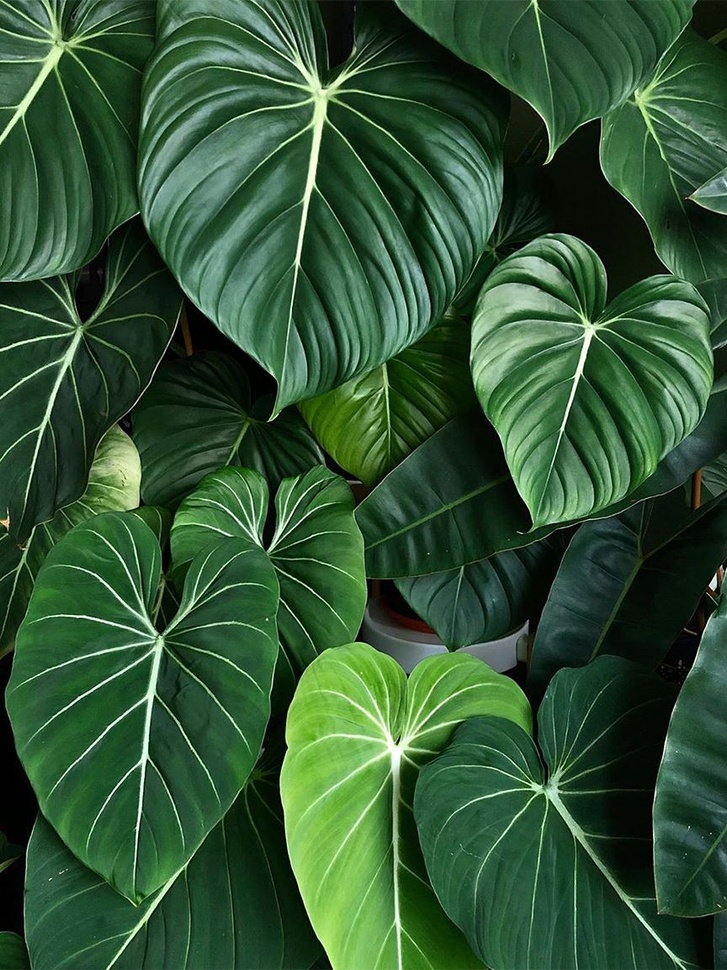
#> input picture daun.jpg, 727 x 970 px, shrunk from 864 x 1153 before the run
$ python metodehistogram.py
#> lines starting #> are read from the running program, lines starting #| are printed output that depends on the picture
import cv2
import numpy as np
from matplotlib import pyplot as plt

# Load the image
img = cv2.imread('daun.jpg', 0)
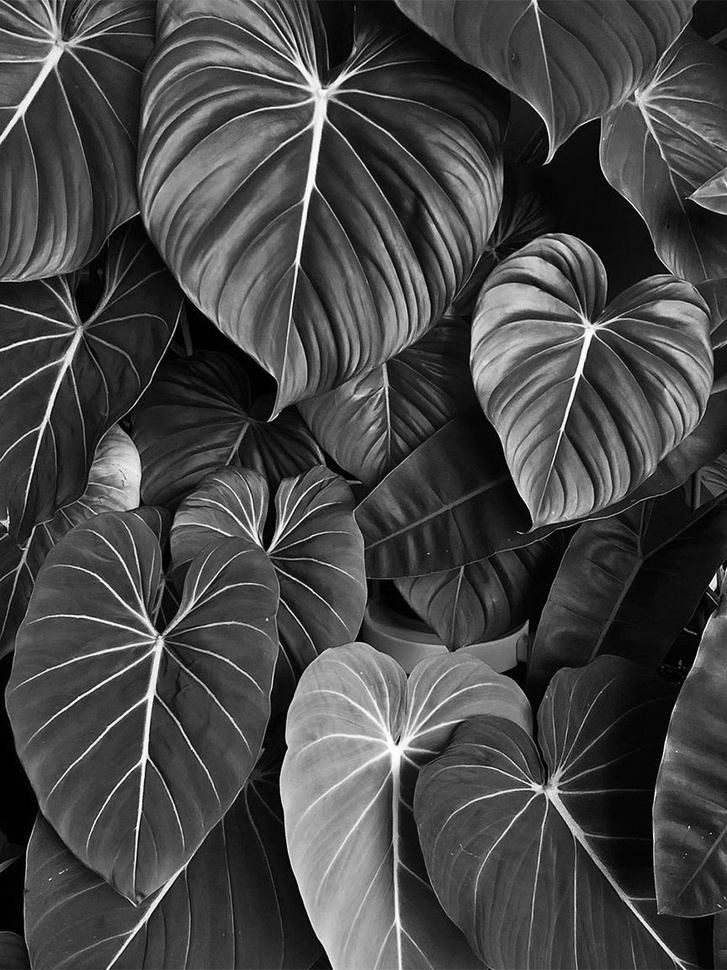
#> img: shape (970, 727); min 0, max 255, mean 70.7

# Calculate the histogram using cv2.calcHist()
hist, bins = np.histogram(img.ravel(), 256, [0, 256])
#> hist = 256 values, max 8491 at index 63, min 52 at index 255, mean 2754.6; bins = 257 values from 0 to 256

# Display the original and equalized images side by side
fig, axs = plt.subplots(1, 2, figsize=(10, 5))
axs[0].imshow(img, cmap='gray')
axs[0].set_title('Original Image')
axs[1].imshow(img, cmap='gray')
axs[1].set_title('Equalized Image')
plt.show()
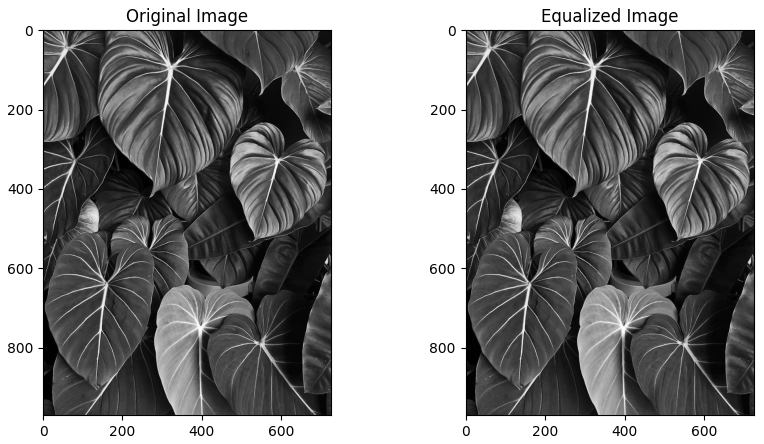
#> figure drawn by matplotlib, 2 panels

# Plot the histogram using matplotlib
plt.hist(img.ravel(), 256, [0, 256])
plt.title('Histogram')
plt.xlabel('Intensity')
plt.ylabel('Frequency')
plt.show()
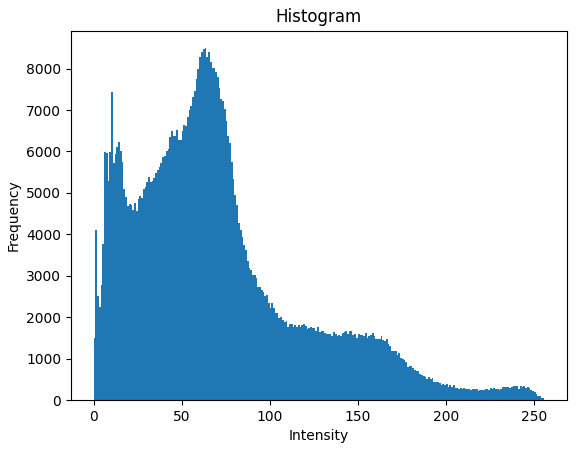
#> figure drawn by matplotlib, 1 panel; tallest bar 8491 high, from x = 63 to 64

$ run again, with anjing.jpg copied over daun.jpg
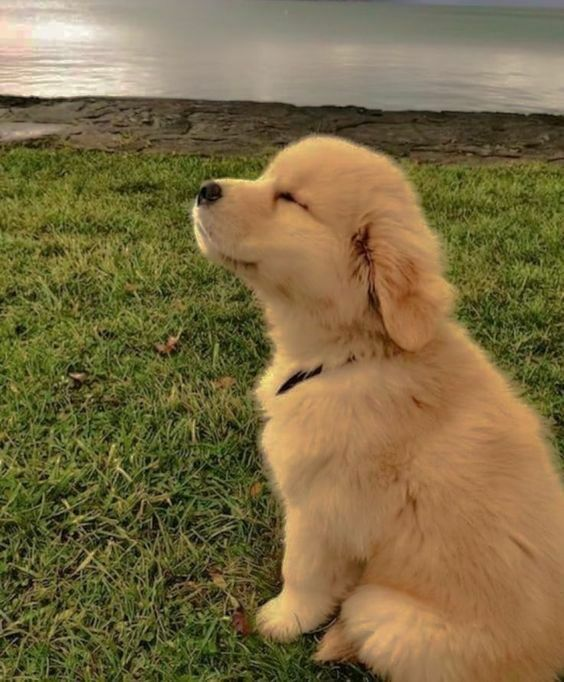
#> input picture anjing.jpg, 564 x 682 px
#> `img = cv2.imread('daun.jpg', 0)`:
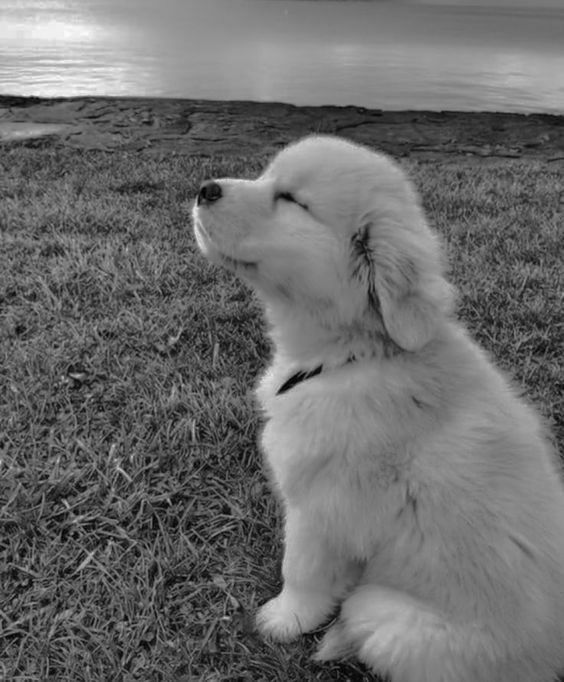
#> img: shape (682, 564); min 0, max 252, mean 107.7
#> hist = 256 values, max 4678 at index 120, min 0 at index 253, mean 1502.5; bins = 257 values from 0 to 256
#> `plt.show()`:
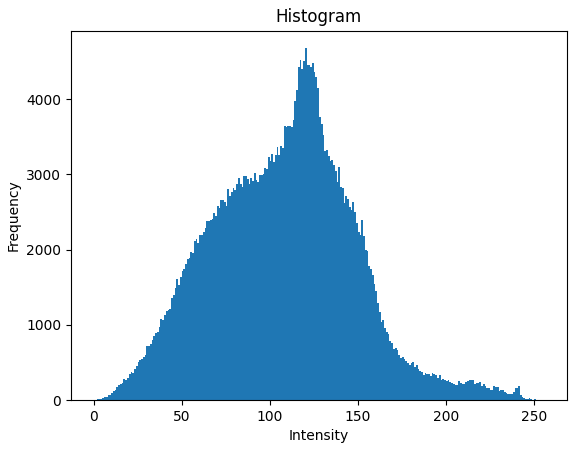
#> figure drawn by matplotlib, 1 panel; tallest bar 4678 high, from x = 120 to 121

$ run again, with foto1.jpg copied over daun.jpg
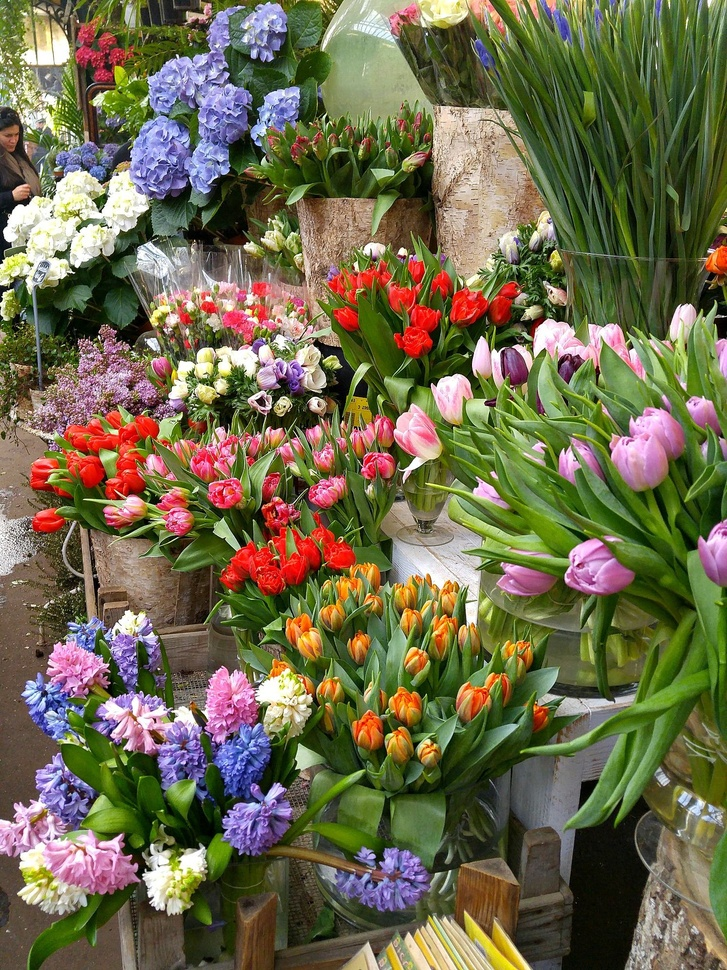
#> input picture foto1.jpg, 727 x 970 px, shrunk from 1494 x 1992 before the run
#> `img = cv2.imread('daun.jpg', 0)`:
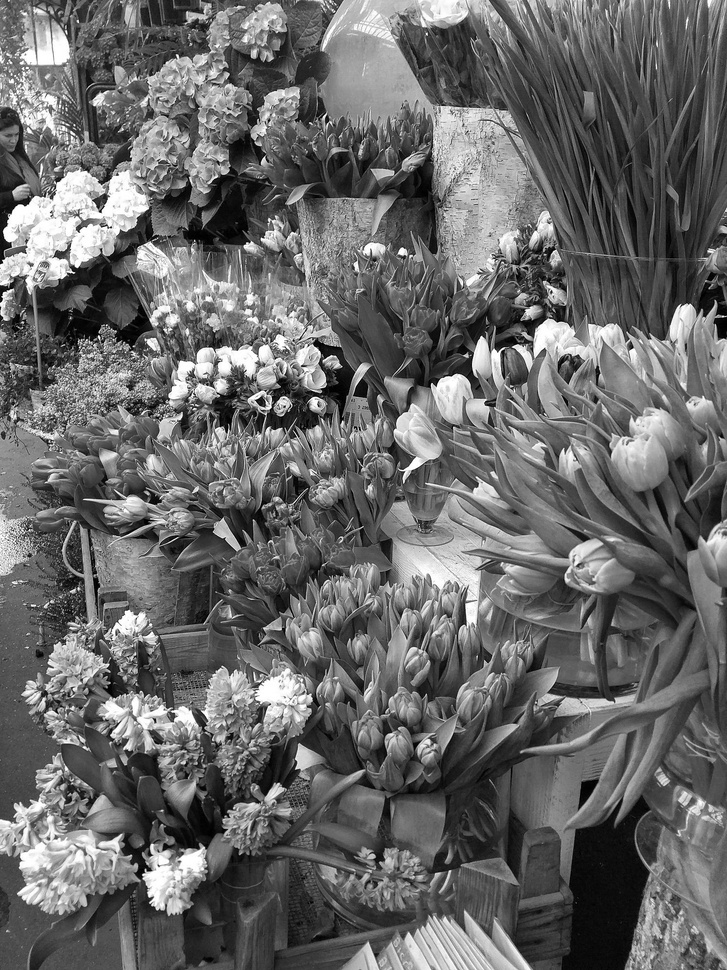
#> img: shape (970, 727); min 0, max 255, mean 104.2
#> hist = 256 values, max 6325 at index 79, min 252 at index 1, mean 2754.6; bins = 257 values from 0 to 256
#> `plt.show()`:
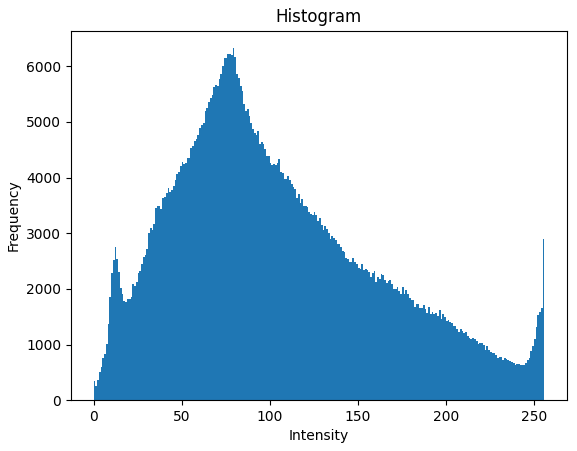
#> figure drawn by matplotlib, 1 panel; tallest bar 6325 high, from x = 79 to 80

$ run again, with foto2.jpg copied over daun.jpg
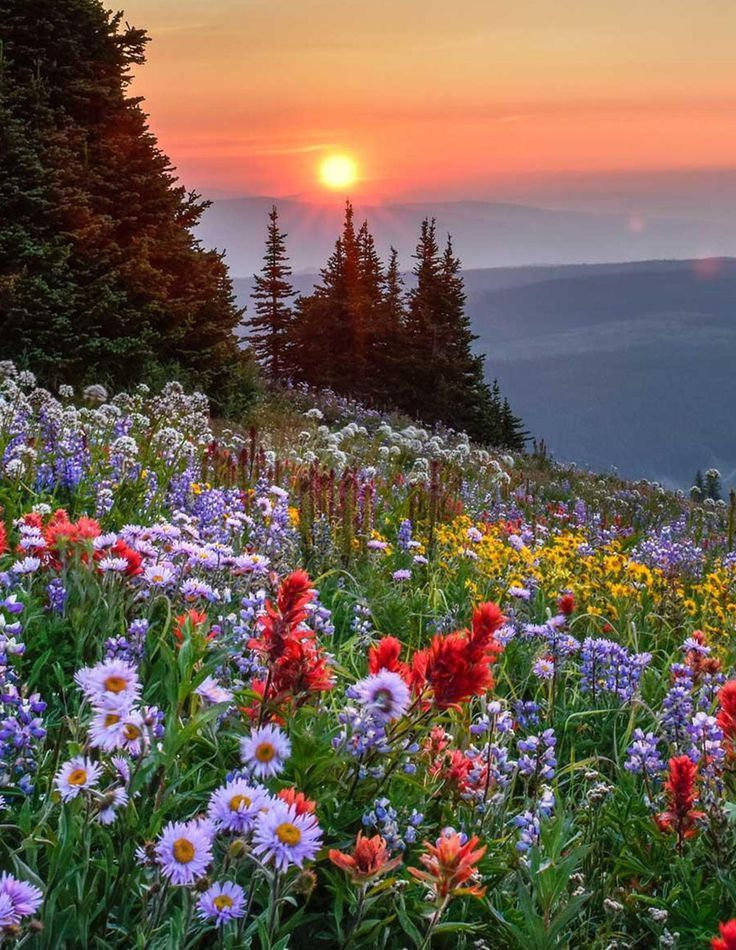
#> input picture foto2.jpg, 736 x 950 px
#> `img = cv2.imread('daun.jpg', 0)`:
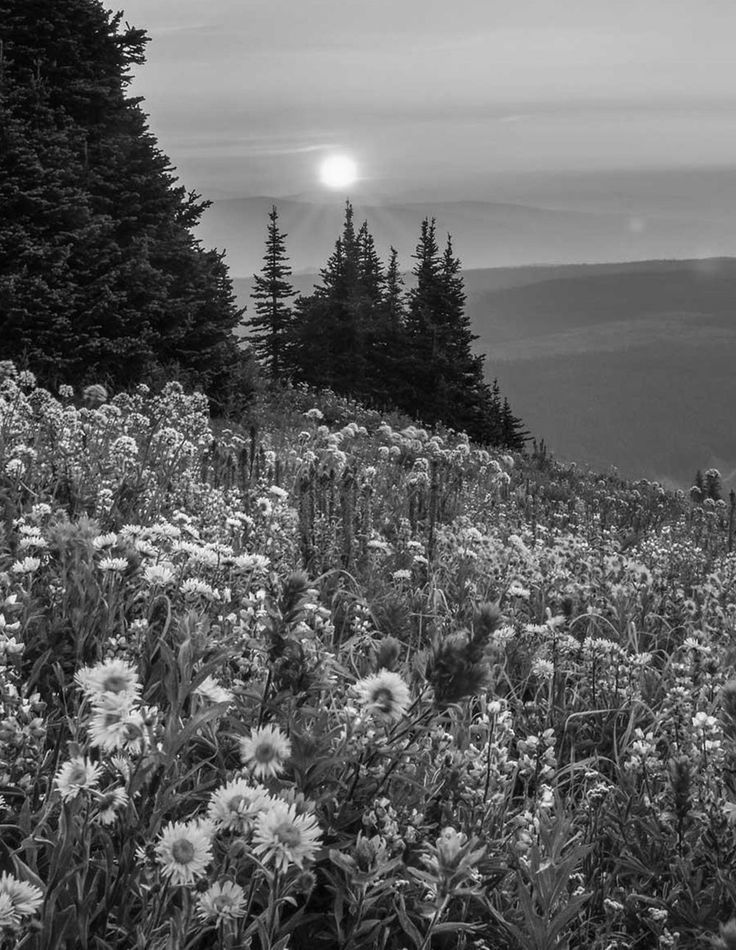
#> img: shape (950, 736); min 0, max 255, mean 98.8
#> hist = 256 values, max 7475 at index 92, min 1 at index 254, mean 2731.2; bins = 257 values from 0 to 256
#> `plt.show()`:
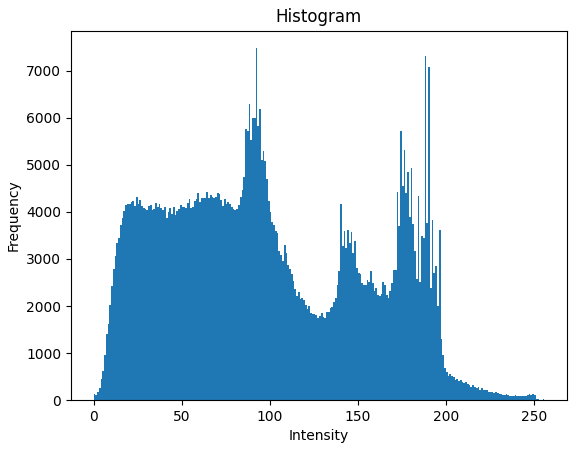
#> figure drawn by matplotlib, 1 panel; tallest bar 7475 high, from x = 92 to 93
